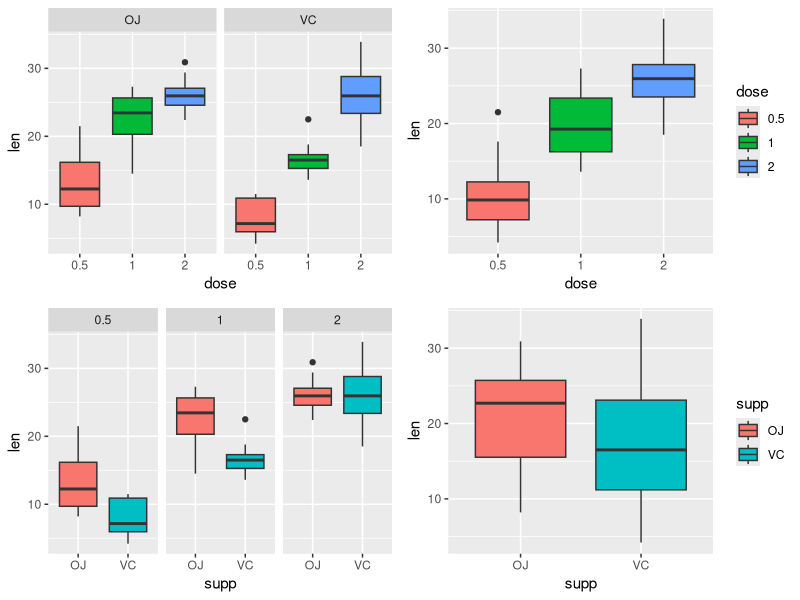

R code for this plot:
## ---- chunk 1
library(knitr)
opts_chunk$set(fig.width=10, fig.height=8, warning=FALSE, message=FALSE)
## ---- chunk 2
# load neccesary libraries
library(ggplot2)
library(datasets)
library(gridExtra)
library(GGally)
# The Effect of Vitamin C on Tooth Growth in Guinea Pigs
data(ToothGrowth)
toothGrowth <- ToothGrowth 
toothGrowth$dose <- as.factor(toothGrowth$dose) # convert to factor
## ---- chunk 3
str(toothGrowth)
summary(toothGrowth)
head(toothGrowth)
table(toothGrowth$supp, toothGrowth$dose)
## ---- chunk 4
p1 <- ggplot(data=toothGrowth, aes(x=dose,y=len,fill=dose)) +
  geom_boxplot() + 
  theme(legend.position="none") + 
  facet_grid(.~supp) 
p2 <- ggplot(data=toothGrowth, aes(x=supp,y=len,fill=supp)) +
  geom_boxplot() + 
  theme(legend.position="none") + 
  facet_grid(.~dose) 
p3 <- ggplot(data=toothGrowth, aes(x=supp,y=len,fill=supp)) +
  geom_boxplot()
p4 <- ggplot(data=toothGrowth, aes(x=dose,y=len,fill=dose)) +
  geom_boxplot()
grid.arrange(p1, p4, p2, p3, ncol = 2, nrow=2)
#ggpairs(toothGrowth, 
#        upper = list(continuous = "density", combo = "box"),
#        lower = list(continuous="smooth"),        
#        colour = "dose",
#        axisLabels='show')
## ---- chunk 5
anova.out <- aov(len ~ supp * dose, data=toothGrowth)
summary(anova.out)
## ---- chunk 6
TukeyHSD(anova.out)
## ---- chunk 7
confint(anova.out)
print(model.tables(anova.out,"means"),digits=3)
